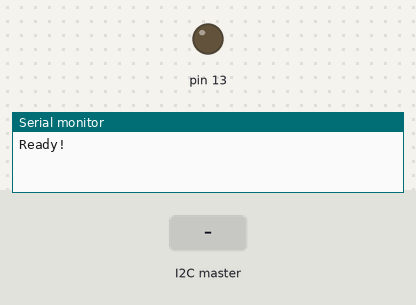
This sketch was run on a simulated Arduino Uno, built with avr-gcc and run on an emulated ATmega328P. On the bench: output pins drawn as LEDs (lit = HIGH), the last lines printed to the serial monitor. The test bench sets the inputs (shaded band).

Above: at 1.2 s.
1.3 s: the I2C master sends the byte 1
At 2.6 s:
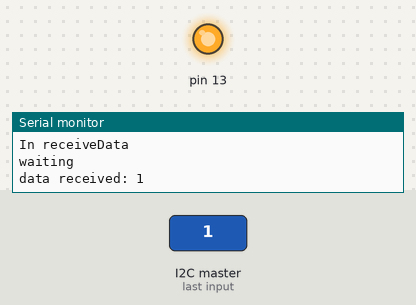
Timing chart, 0 to 4.3 s (numbered marks = the images above; inputs shaded):
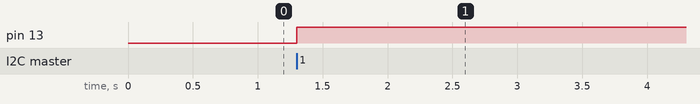

Measured:
- after the input at 1.3 s, pin 13: LOW → HIGH at once

The sketch:

i2c.ino
```cpp
#include <Wire.h>

#define SLAVE_ADDRESS 0x04
int number = 0;
int sendnumber = 0;
int state = 0;

void setup() {
  pinMode(13, OUTPUT);
  Serial.begin(9600); // start serial for output
// initialize i2c as slave
  Wire.begin(SLAVE_ADDRESS);

// define callbacks for i2c communication
  Wire.onReceive(receiveData);
  Wire.onRequest(sendData);

  Serial.println("Ready!");
}

void loop() {
  delay(100);
}

// callback for received data
void receiveData(int byteCount){
  Serial.println("In receiveData");

  while(Wire.available()) {
    Serial.println("waiting");
    number = Wire.read();
    Serial.print("data received: ");
    Serial.println(number);
    sendnumber = number*10;
    Wire.write(33);

    if (number == 1) {

      if (state == 0){
        digitalWrite(13, HIGH); // set the LED on
        state = 1;
      } else{
        digitalWrite(13, LOW); // set the LED off
        state = 0;
      }
    }
  }
}

// callback for sending data
void sendData(){
  Serial.println("IN sendData");
  Wire.write(sendnumber);
}
```
